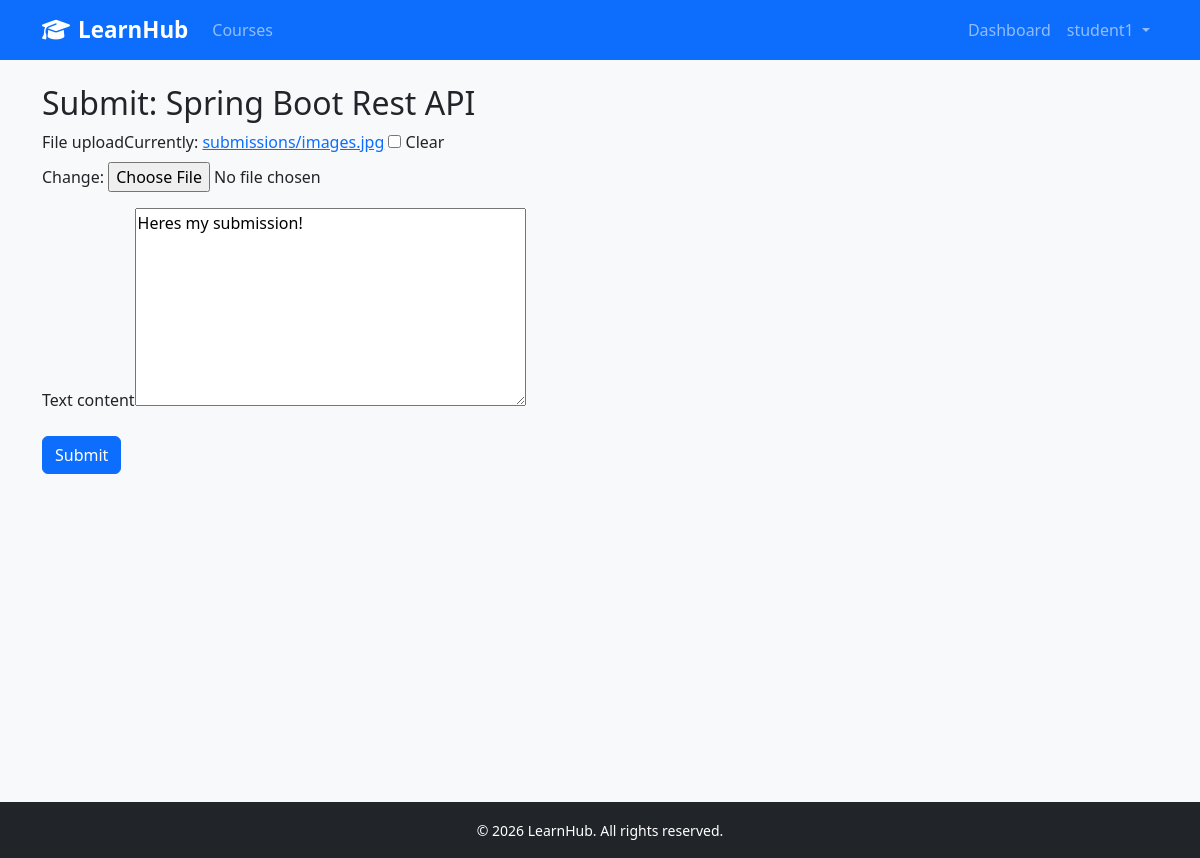
/assignments/1/submit/ (signed in), run on the app's committed database.
### accounts/models.py (models this page shows, shortened)
class User(AbstractUser):
    ROLE_CHOICES = [
        ("student", "Student"),
        ("instructor", "Instructor"),
        ("employee", "Employee"),
    ]
    role = models.CharField(max_length=20, choices=ROLE_CHOICES, default="student")
    avatar = models.ImageField(upload_to="avatars/", blank=True, null=True)
    bio = models.TextField(blank=True)

### assignments/models.py (models this page shows, shortened)
class Assignment(models.Model):
    lesson = models.ForeignKey(Lesson, on_delete=models.CASCADE, related_name="assignments")
    title = models.CharField(max_length=200)
    description = models.TextField()
    due_date = models.DateTimeField(blank=True, null=True)
    max_score = models.PositiveIntegerField(default=100)
    created_at = models.DateTimeField(auto_now_add=True)

class Submission(models.Model):
    assignment = models.ForeignKey(
        Assignment, on_delete=models.CASCADE, related_name="submissions"
    )
    student = models.ForeignKey(
        Student, on_delete=models.CASCADE, related_name="submissions"
    )
    file_upload = models.FileField(upload_to="submissions/", blank=True, null=True)
    text_content = models.TextField(blank=True, help_text="Code or text submission")
    submitted_at = models.DateTimeField(auto_now_add=True)
    score = models.PositiveIntegerField(blank=True, null=True)
    feedback = models.TextField(blank=True)
    graded_at = models.DateTimeField(blank=True, null=True)
    class Meta:
        unique_together = ("assignment", "student")

### assignments/views.py (the view, shortened to what this page needs)
# urls.py: path("<int:pk>/submit/", views.submit_assignment, name="submit_assignment"),
@login_required
def submit_assignment(request, pk):
    assignment = get_object_or_404(Assignment, pk=pk)
    if request.user.role != "student":
        messages.error(request, "Only students can submit assignments.")
        return redirect("assignments:assignment_detail", pk=pk)
    existing = Submission.objects.filter(
        assignment=assignment, student=request.user.student_profile
    ).first()
    form = SubmissionForm(request.POST or None, request.FILES or None, instance=existing)
    return render(request, "assignments/submission_form.html", {"form": form, "assignment": assignment})

### assignments/forms.py
class SubmissionForm(forms.ModelForm):
    class Meta:
        model = Submission
        fields = ["file_upload", "text_content"]
        widgets = {
            "text_content": forms.Textarea(attrs={"rows": 8, "placeholder": "Paste your code or text here…"}),
        }

### templates/assignments/submission_form.html
{% extends "base.html" %}{% block title %}Submit Assignment{% endblock %}
{% block content %}<h2>Submit: {{ assignment.title }}</h2>
<form method="post" enctype="multipart/form-data">{% csrf_token %}{% for field in form %}<div class="mb-3"><label class="form-label">{{ field.label }}</label>{{ field }}</div>{% endfor %}
<button type="submit" class="btn btn-primary">Submit</button></form>{% endblock %}

### templates/base.html (shortened to what this page needs)
<!DOCTYPE html>
<html lang="en">
<head>
  <link rel="stylesheet" href="https://cdn.jsdelivr.net/npm/bootstrap@5.3.3/dist/css/bootstrap.min.css" />
  <link rel="stylesheet" href="https://cdnjs.cloudflare.com/ajax/libs/font-awesome/6.5.0/css/all.min.css" />
  <link rel="stylesheet" href="/static/css/main.css" />
</head>
<body>
<nav class="navbar navbar-expand-lg navbar-dark bg-primary">
  <div class="container">
    {% if user.is_authenticated %}
  {% if user.role == "student" %}
    <a class="navbar-brand fw-bold" href="{% url 'accounts:student_dashboard' %}">
  {% elif user.role == "instructor" %}
    <a class="navbar-brand fw-bold" href="{% url 'accounts:instructor_dashboard' %}">
  {% elif user.role == "employee" %}
    <a class="navbar-brand fw-bold" href="{% url 'accounts:employee_dashboard' %}">
  {% endif %}
{% else %}
  <a class="navbar-brand fw-bold" href="{% url 'courses:course_list' %}">
{% endif %}
  <i class="fa fa-graduation-cap me-2"></i>LearnHub
</a>
    <div class="collapse navbar-collapse" id="nav">
      <ul class="navbar-nav me-auto">
        <li class="nav-item">
          <a class="nav-link" href="{% url 'courses:course_list' %}">Courses</a>
        </li>
      </ul>
      <ul class="navbar-nav">
        {% if user.is_authenticated %}
          <li class="nav-item">
            {% if user.role == 'student' %}
              <a class="nav-link" href="{% url 'accounts:student_dashboard' %}">Dashboard</a>
            {% elif user.role == 'instructor' %}
              <a class="nav-link" href="{% url 'accounts:instructor_dashboard' %}">Dashboard</a>
            {% elif user.role == 'employee' %}
              <a class="nav-link" href="{% url 'accounts:employee_dashboard' %}">Dashboard</a>
            {% endif %}
          </li>
          <li class="nav-item dropdown">
            <a class="nav-link dropdown-toggle" href="#" data-bs-toggle="dropdown">
              {{ user.get_full_name|default:user.username }}
            </a>
          </li>
        {% else %}
          <li class="nav-item"><a class="nav-link" href="{% url 'accounts:login' %}">Login</a></li>
          <li class="nav-item"><a class="nav-link" href="{% url 'accounts:register_student' %}">Register</a></li>
        {% endif %}
      </ul>
    </div>
  </div>
</nav>
<main class="container my-4">
  {% block content %}{% endblock %}
</main>
<footer class="bg-dark text-white text-center py-3 mt-5">
  <small>&copy; 2026 LearnHub. All rights reserved.</small>
</footer>
</body>
</html>

### static/css/main.css (style rules this page uses)
body { background-color: #f8f9fa; }
.navbar-brand { font-size: 1.4rem; }
main.container { min-height: calc(100vh - 130px); }

### data on the page
User: get_full_name "student1"
Assignment: title "Spring Boot Rest API"
Submission: form "Heres my submission!"

### other printed values
{{ field.label }} "File upload" "Text content"
